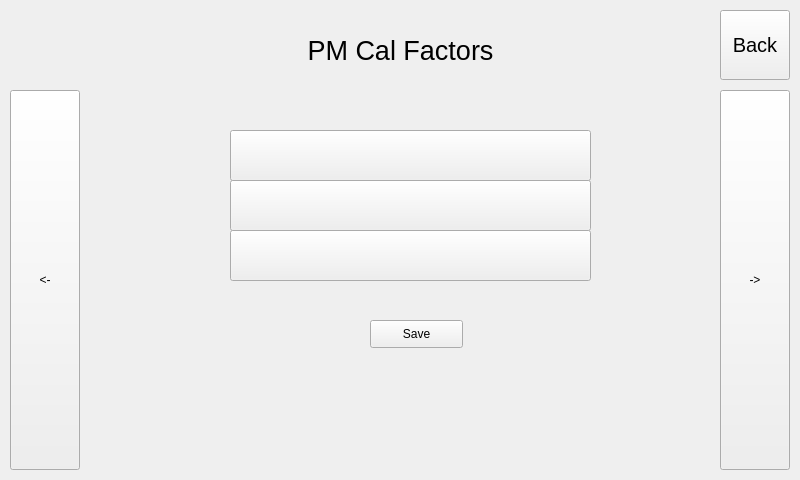
<?xml version="1.0" encoding="UTF-8"?>
<ui version="4.0">
 <class>PMCalForm</class>
 <widget class="QWidget" name="PMCalForm">
  <property name="geometry">
   <rect>
    <x>0</x>
    <y>0</y>
    <width>800</width>
    <height>480</height>
   </rect>
  </property>
  <property name="minimumSize">
   <size>
    <width>800</width>
    <height>480</height>
   </size>
  </property>
  <property name="maximumSize">
   <size>
    <width>800</width>
    <height>480</height>
   </size>
  </property>
  <property name="windowTitle">
   <string>Form</string>
  </property>
  <widget class="QPushButton" name="moveRightButton">
   <property name="geometry">
    <rect>
     <x>720</x>
     <y>90</y>
     <width>70</width>
     <height>380</height>
    </rect>
   </property>
   <property name="text">
    <string>-&gt;</string>
   </property>
  </widget>
  <widget class="QPushButton" name="closeButton">
   <property name="geometry">
    <rect>
     <x>720</x>
     <y>10</y>
     <width>70</width>
     <height>70</height>
    </rect>
   </property>
   <property name="font">
    <font>
     <pointsize>15</pointsize>
    </font>
   </property>
   <property name="text">
    <string>Back</string>
   </property>
  </widget>
  <widget class="QLabel" name="label">
   <property name="geometry">
    <rect>
     <x>0</x>
     <y>20</y>
     <width>801</width>
     <height>61</height>
    </rect>
   </property>
   <property name="font">
    <font>
     <pointsize>20</pointsize>
    </font>
   </property>
   <property name="text">
    <string>PM Cal Factors</string>
   </property>
   <property name="alignment">
    <set>Qt::AlignCenter</set>
   </property>
  </widget>
  <widget class="QPushButton" name="moveLeftButton">
   <property name="geometry">
    <rect>
     <x>10</x>
     <y>90</y>
     <width>70</width>
     <height>380</height>
    </rect>
   </property>
   <property name="text">
    <string>&lt;-</string>
   </property>
  </widget>
  <widget class="QPushButton" name="zeroMask">
   <property name="geometry">
    <rect>
     <x>230</x>
     <y>180</y>
     <width>361</width>
     <height>51</height>
    </rect>
   </property>
   <property name="text">
    <string/>
   </property>
  </widget>
  <widget class="QLabel" name="slope">
   <property name="geometry">
    <rect>
     <x>170</x>
     <y>140</y>
     <width>481</width>
     <height>41</height>
    </rect>
   </property>
   <property name="font">
    <font>
     <family>Calibri</family>
     <pointsize>15</pointsize>
    </font>
   </property>
   <property name="text">
    <string>Slope: 0</string>
   </property>
   <property name="alignment">
    <set>Qt::AlignCenter</set>
   </property>
  </widget>
  <widget class="QLabel" name="zero">
   <property name="geometry">
    <rect>
     <x>170</x>
     <y>180</y>
     <width>481</width>
     <height>41</height>
    </rect>
   </property>
   <property name="font">
    <font>
     <pointsize>15</pointsize>
    </font>
   </property>
   <property name="text">
    <string>Zero: 0</string>
   </property>
   <property name="alignment">
    <set>Qt::AlignCenter</set>
   </property>
  </widget>
  <widget class="QPushButton" name="slopeMask">
   <property name="geometry">
    <rect>
     <x>230</x>
     <y>130</y>
     <width>361</width>
     <height>51</height>
    </rect>
   </property>
   <property name="text">
    <string/>
   </property>
  </widget>
  <widget class="QPushButton" name="saveButton">
   <property name="geometry">
    <rect>
     <x>370</x>
     <y>320</y>
     <width>93</width>
     <height>28</height>
    </rect>
   </property>
   <property name="text">
    <string>Save</string>
   </property>
  </widget>
  <widget class="QLabel" name="massExt">
   <property name="geometry">
    <rect>
     <x>170</x>
     <y>230</y>
     <width>481</width>
     <height>41</height>
    </rect>
   </property>
   <property name="font">
    <font>
     <pointsize>15</pointsize>
    </font>
   </property>
   <property name="text">
    <string>Zero: 0</string>
   </property>
   <property name="alignment">
    <set>Qt::AlignCenter</set>
   </property>
  </widget>
  <widget class="QPushButton" name="massExtMask">
   <property name="geometry">
    <rect>
     <x>230</x>
     <y>230</y>
     <width>361</width>
     <height>51</height>
    </rect>
   </property>
   <property name="text">
    <string/>
   </property>
  </widget>
  <zorder>label</zorder>
  <zorder>zero</zorder>
  <zorder>moveRightButton</zorder>
  <zorder>closeButton</zorder>
  <zorder>moveLeftButton</zorder>
  <zorder>zeroMask</zorder>
  <zorder>slope</zorder>
  <zorder>slopeMask</zorder>
  <zorder>saveButton</zorder>
  <zorder>massExt</zorder>
  <zorder>massExtMask</zorder>
 </widget>
 <resources/>
 <connections/>
</ui>
